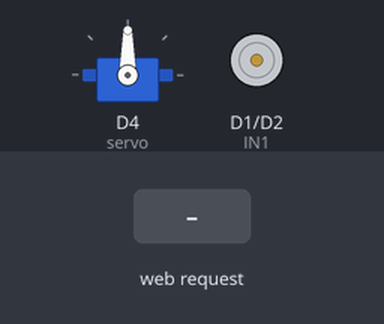
The sketch below on a simulated ESP8266 (NodeMCU). Parts: servo, motor-driver pin pairs drawn as motors (green arrow = first pin HIGH = forward, orange = second pin HIGH = backward, longer = more drive, scaled by the enable pin). Inputs (shaded band) come from the test bench. WiFi joins after 1.5 s; servers stay silent unless stated.

Above: at 4.2 s.
4.3 s: HTTP request GET /move?speed=120 received
At 7.05 s:
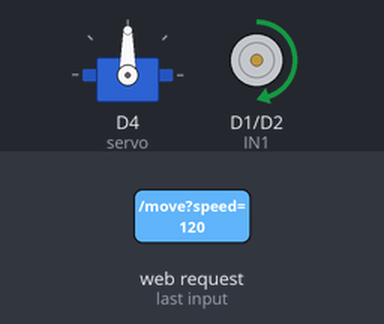
7.3 s: HTTP request GET /right received
At 8.2 s:
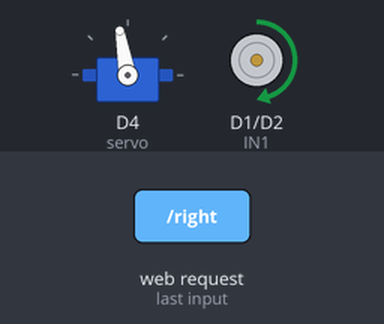
8.8 s: HTTP request GET /move received
At 9.4 s:
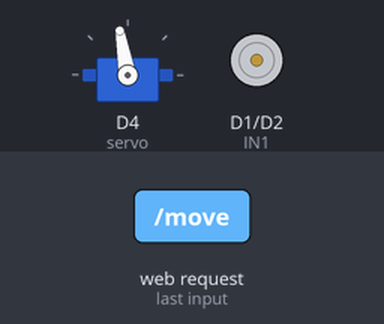
10.4 s: HTTP request GET /move?speed=1 received
At 11.4 s:
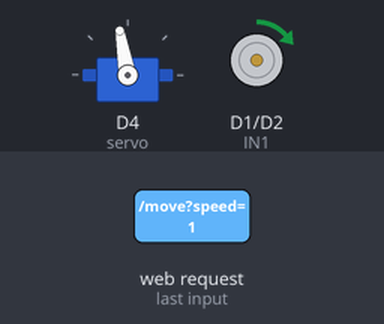
12.0 s: HTTP request GET /move?speed=f received
At 13.0 s:
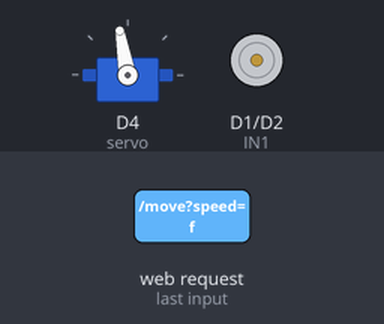
13.6 s: HTTP request GET /move?speed=1&direction=1 received
At 15.0 s:
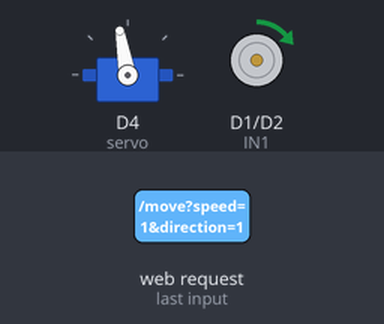
Timing chart, 0 to 16.2 s (numbered marks = the images above; inputs shaded):
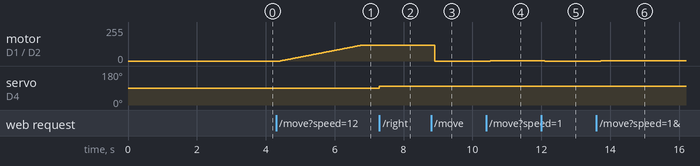

Measured:
- after the input at 4.3 s, motor on D1 (IN1) / D2 (IN2): moves from stopped to forward 120/255 over 2.4 s, starting after 0.12 s
- after the input at 7.3 s, servo on D4 (servo): 90° → 100° at once
- after the input at 8.8 s, motor on D1 (IN1) / D2 (IN2): forward 120/255 → stopped after 0.10 s
- after the input at 10.4 s, motor on D1 (IN1) / D2 (IN2): stopped → forward 1/255 after 0.12 s
- after the input at 12.0 s, motor on D1 (IN1) / D2 (IN2): forward 1/255 → stopped after 0.10 s
- after the input at 13.6 s, motor on D1 (IN1) / D2 (IN2): stopped → forward 1/255 after 0.12 s

The sketch:

car.ino
```cpp
#include <ESP8266WiFi.h>
#include <ESP8266WebServer.h>

#include <Servo.h>

#define ENA D7
#define IN1 D1
#define IN2 D2

// #define SERVO D0

ESP8266WebServer server(8877);
Servo servo;

const char* ssid = "esia hidayah 2";
const char* password = "123443212";

int speed = 0;
int prevSpeed = 0;
bool forward = true;
bool prevForward = true;

int servoAngle = 90;

void setup() {
  pinMode(ENA, OUTPUT);
  pinMode(IN1, OUTPUT);
  pinMode(IN2, OUTPUT);

  setDirectionAndSpeed(true, 0);

  servo.attach(D4, 500, 2500);
  servo.write(servoAngle);

  initWiFi();
  initServer();
}

void loop() {
  server.handleClient();
  //handleMove();


  //delay(200);
}

void initServer() {
  server.on("/", []() {
    blinkBuiltinLED();
    server.send(200, "text/plain", "hello ");
  });

  server.on("/move", []() {
    blinkBuiltinLED();
    int speed = server.arg("speed").toInt();
    String direction = server.arg("direction");
    bool forward = direction == "f";
    setDirectionAndSpeed(forward, speed);

    server.send(200, "text/plain", String(speed));
  });

  server.on("/left", []() {
    toLeft();
    server.send(200, "text/plain", String(servoAngle));
  });

  server.on("/right", []() {
    toRight();
    server.send(200, "text/plain", String(servoAngle));
  });

  server.begin();
  //Serial.println("server up");
}

void initWiFi() {
  WiFi.mode(WIFI_STA);
  WiFi.begin(ssid, password);
  // //Serial.print("Connecting to WiFi ..");
  delay(3000);
  while (WiFi.status() != WL_CONNECTED) {
    // //Serial.print('.');
    delay(1000);
  }
  // //Serial.println(WiFi.localIP());
  WiFi.setAutoReconnect(true);
  WiFi.persistent(true);

  // //Serial.print("RSSI: ");
  // //Serial.println(WiFi.RSSI());
}

void handleMove() {
  if (speed == prevSpeed && forward == prevForward) {
    return;
  }

  prevSpeed = speed;
  prevForward = forward;

  if (forward) {
    motorForward();
  } else {
    motorReverse();
  }

  if (speed == 0) {
    motorStop();
  }
}

void motorStop() {
  digitalWrite(IN1, LOW);
  digitalWrite(IN2, LOW);
}

void motorForward() {
  digitalWrite(IN1, LOW);
  digitalWrite(IN2, HIGH);
}

void motorReverse() {
  digitalWrite(IN1, HIGH);
  digitalWrite(IN2, LOW);
}

void toRight() {
  int newAngle = servoAngle + 10;
  if (newAngle <= 140) {
    servoAngle = newAngle;
    servo.write(servoAngle);
  }
}

void toLeft() {
  int newAngle = servoAngle - 10;
  if (newAngle >= 40) {
    servoAngle = newAngle;
    servo.write(servoAngle);
  }
}

void resetServo() {
  servoAngle = 90;
}

void setDirectionAndSpeed(bool isForward, int speedValue) {
  // 0-255
  speed = speedValue;
  forward = isForward;

  if (speed == 0) {
    analogWrite(ENA, 0);
    motorStop();
    return;
  }

  if (isForward) {
    motorForward();
  } else {
    motorReverse();
  }

  if (isForward != forward) {
    for (int i = 0; i <= speed; i++) {
      analogWrite(ENA, i);
      delay(20);
    }
  } else if (speed > prevSpeed) {
    for (int i = prevSpeed; i <= speed; i++) {
      analogWrite(ENA, i);
      delay(20);
    }
  } else {
    for (int i = prevSpeed; i >= speed; --i) {
      analogWrite(ENA, i);
      delay(20);
    }
  }
}

void blinkBuiltinLED() {
  digitalWrite(LED_BUILTIN, LOW);
  delay(100);
  digitalWrite(LED_BUILTIN, HIGH);
}
```
